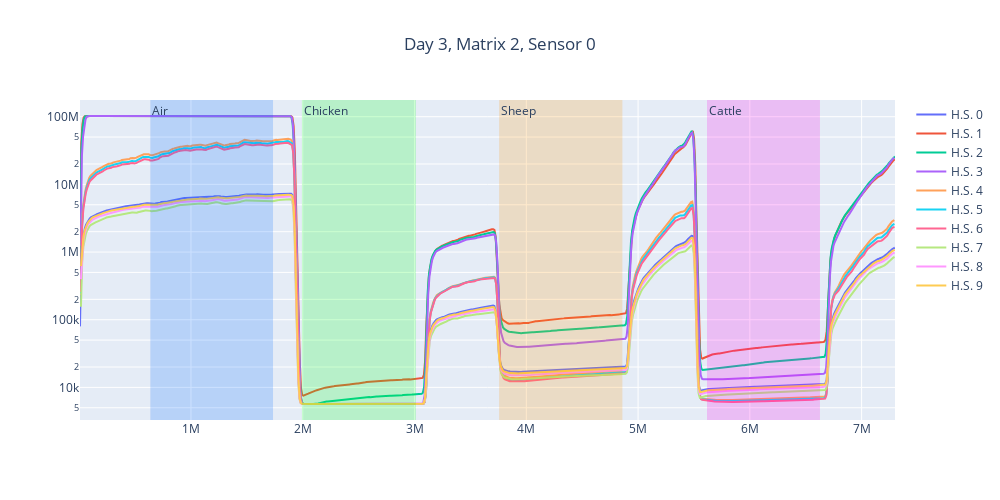
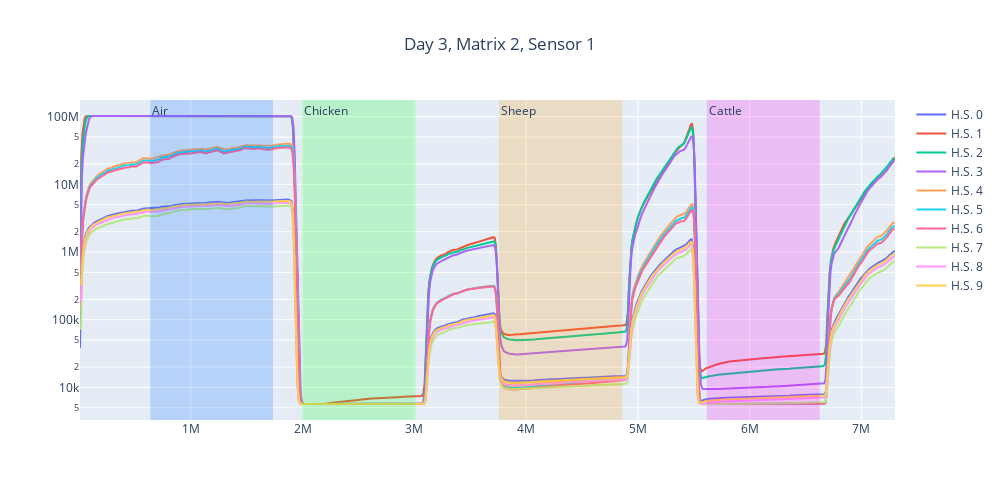
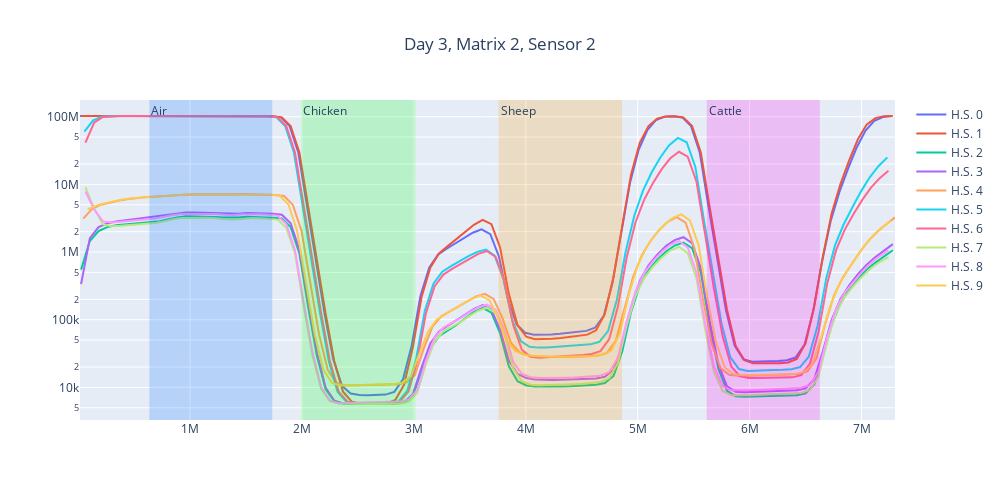
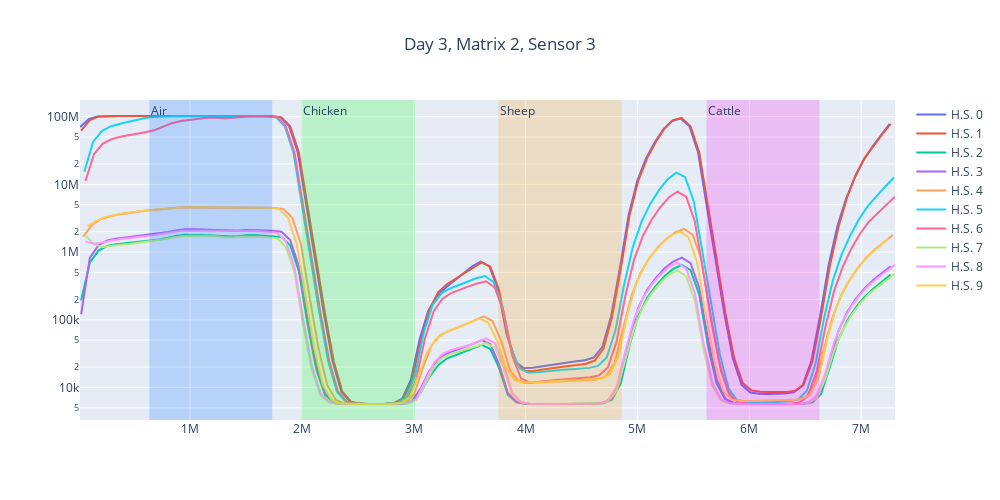

The notebook cell saved with these charts, in order:
### Code cell
sensor_labels = {
    "day1": {
        "mat1": [
            {
                "start": 602154,
                "end": 1503317,
                "label": AIR
            },
            {
                "start": 2023877,
                "end": 2750794,
                "label": COW
            },
            {
                "start": 3476039,
                "end": 4510623,
                "label": CHICKEN
            },
            {
                "start": 5357631,
                "end": 6335374,
                "label": SHEEP
            }
        ],
        "mat2": [
            {
                "start": 602154,
                "end": 1503317,
                "label": AIR
            },
            {
                "start": 2023877,
                "end": 2750794,
                "label": CHICKEN
            },
            {
                "start": 3476039,
                "end": 4510623,
                "label": SHEEP
            },
            {
                "start": 5357631,
                "end": 6335374,
                "label": COW
            }
        ]
    },
    "day2":  {
        "mat1": [
            {
                "start": 659313,
                "end": 1701395,
                "label": AIR
            },
            {
                "start": 2033073,
                "end": 3002945,
                "label": COW
            },
            {
                "start": 3730065,
                "end": 4826849,
                "label": CHICKEN
            },
            {
                "start": 5739555,
                "end": 6618590,
                "label": SHEEP
            }
        ],
        "mat2": [
            {
                "start": 659313,
                "end": 1701395,
                "label": AIR
            },
            {
                "start": 2033073,
                "end": 3002945,
                "label": CHICKEN
            },
            {
                "start": 3730065,
                "end": 4826849,
                "label": SHEEP
            },
            {
                "start": 5739555,
                "end": 6618590,
                "label": COW
            }
        ]
    },
    "day3":  {
        "mat1": [
            {
                "start": 636492,
                "end": 1733976,
                "label": AIR
            },
            {
                "start": 1992425,
                "end": 3012043,
                "label": COW
            },
            {
                "start": 3757068,
                "end": 4859642,
                "label": CHICKEN
            },
            {
                "start": 5616784,
                "end": 6627202,
                "label": SHEEP
            }
        ],
        "mat2": [
            {
                "start": 636492,
                "end": 1733976,
                "label": AIR
            },
            {
                "start": 1992425,
                "end": 3012043,
                "label": CHICKEN
            },
            {
                "start": 3757068,
                "end": 4859642,
                "label": SHEEP
            },
            {
                "start": 5616784,
                "end": 6627202,
                "label": COW
            }
        ]
    }
}

for sensor in range(8):
    plot_data_arr(sensor_data, 3, 2, sensor, sensor_labels)
